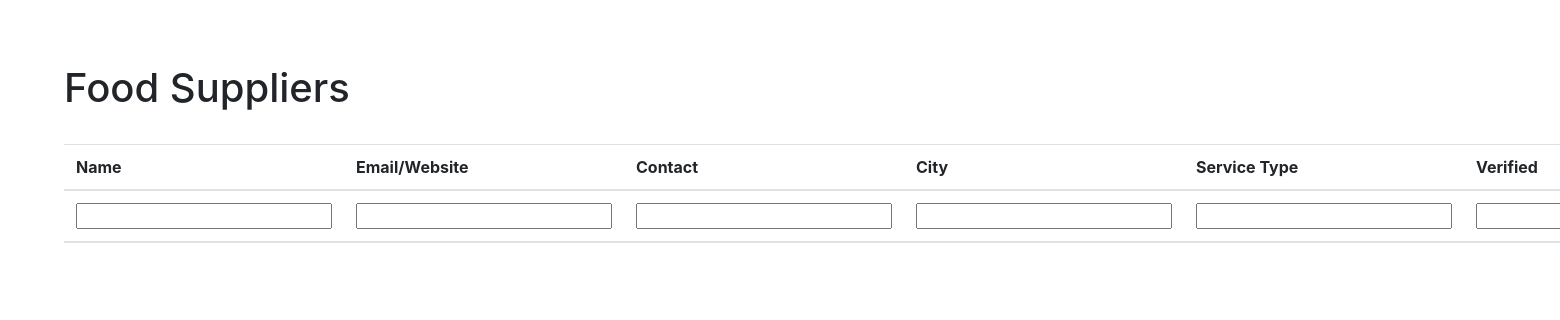
/tables, run on an earlier commit of the app's database.
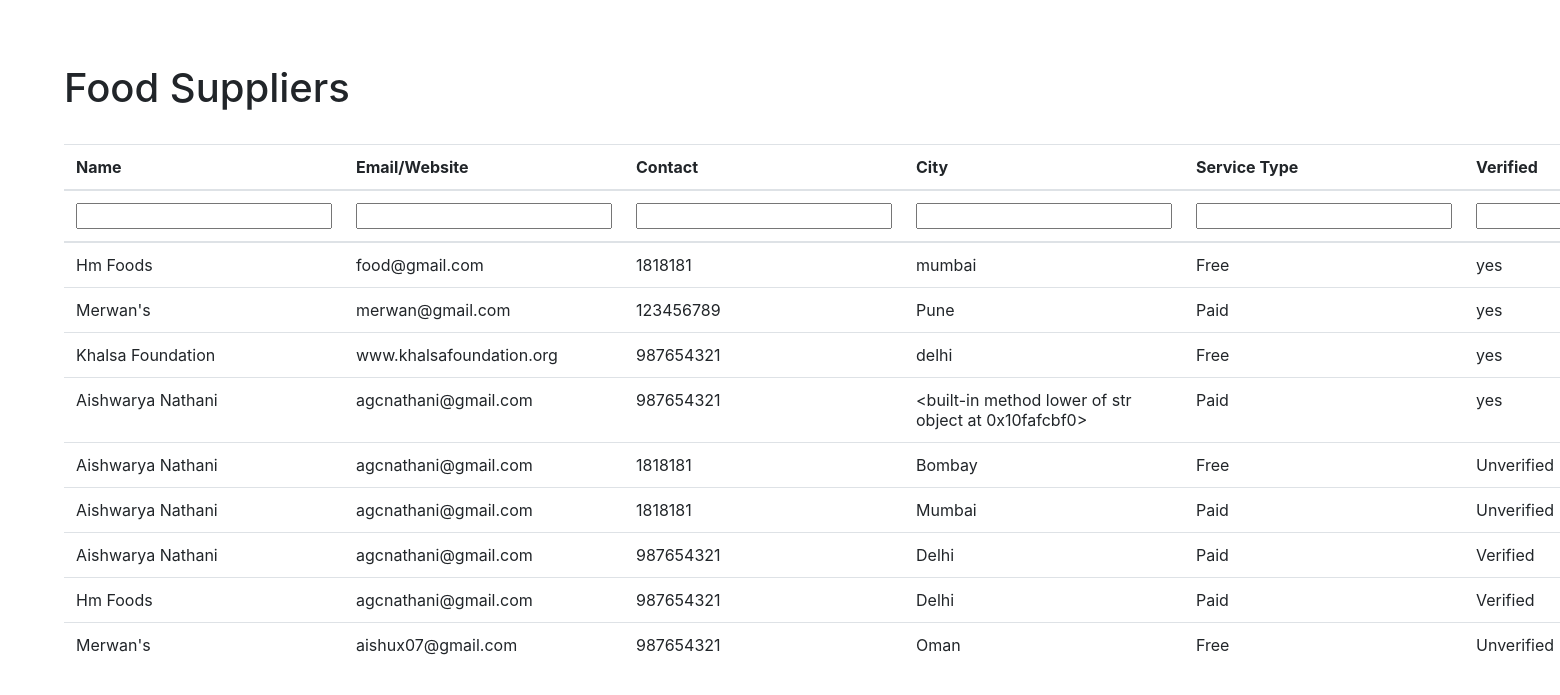
And on a later commit of the database.
### srotApp/models.py (models this page shows, shortened)
class Food(models.Model):
    food_supplier_name = models.CharField(max_length=100)
    food_supplier_email = models.CharField(max_length=100)
    food_supplier_contact = models.CharField(max_length=100)
    food_supplier_city = models.CharField(max_length=100)
    food_supplier_address = models.CharField(max_length=500)
    food_supplier_service = models.CharField(max_length=100)
    food_supplier_verify = models.CharField(max_length=100)
    food_supplier_details = models.CharField(max_length=500)

### srotApp/views.py (the view)
# urls.py: path('tables',views.tables,name="tables"),
def tables(request):
    all_food = Food.objects.all()
    foodFilter = FoodFilter()
    context = {'foods':all_food}
    return render(request,'tables.html', context)

### srotApp/templates/tables.html (shortened to what this page needs)
<link rel="stylesheet" href="https://stackpath.bootstrapcdn.com/bootstrap/4.5.2/css/bootstrap.min.css">
<div class="container m-5 p-3 center">
    <h1>Food Suppliers</h1>
    <br/>
    <table id="data-table" class="table">
    <thead>
      <tr>
        <th scope="col">Name</th>
        <th scope="col">Email/Website</th>
        <th scope="col">Contact</th>
        <th scope="col">City</th>
        <th scope="col">Service Type</th>
        <th scope="col">Verified</th>
      </tr>
    </thead>
     <thead>
      <tr>
        <th scope="col">
          <input type="text" class="search" onkeyup="filter(this)"/>
        </th>
       <th scope="col">
         <input type="text"class="search"onkeyup="filter(this)"/>
        </th>
        <th scope="col">
          <input type="text" class="search" onkeyup="filter(this)"/>
        </th>
        <th scope="col">
          <input type="text" class="search" onkeyup="filter(this)"/>
        </th>
        <th scope="col">
          <input type="text" class="search" onkeyup="filter(this)"/>
        </th>
        <th scope="col">
          <input type="text" class="search" onkeyup="filter(this)"/>
        </th>
      </tr>
    </thead>
    <tbody>
    {% for food in foods %}
      <tr>
        <td>{{ food.food_supplier_name }}</td>
        <td>{{ food.food_supplier_email }}</td>
        <td>{{ food.food_supplier_contact }}</td>
        <td>{{ food.food_supplier_city }}</td>
        <td>{{ food.food_supplier_service }}</td>
        <td>{{ food.food_supplier_verify }}</td>
      </tr>
    {% endfor %}
    </tbody>
  </table>
</div>

What changed in the data, as far as the page shows it:
added Food: food_supplier_name "Hm Foods", food_supplier_email "food@gmail.com", food_supplier_contact "1818181", food_supplier_city "mumbai", food_supplier_service "Free", food_supplier_verify "yes"
added Food: food_supplier_name "Merwan's", food_supplier_email "merwan@gmail.com", food_supplier_contact "123456789", food_supplier_city "Pune", food_supplier_service "Paid", food_supplier_verify "yes"
added Food: food_supplier_name "Khalsa Foundation", food_supplier_email "www.khalsafoundation.org", food_supplier_contact "987654321", food_supplier_city "delhi", food_supplier_service "Free", food_supplier_verify "yes"
added Food: food_supplier_name "Aishwarya Nathani", food_supplier_email "agcnathani@gmail.com", food_supplier_contact "987654321", food_supplier_city "<built-in method lower of str object at 0x10fafcbf0>", food_supplier_service "Paid", food_supplier_verify "yes"
added Food: food_supplier_name "Aishwarya Nathani", food_supplier_email "agcnathani@gmail.com", food_supplier_contact "1818181", food_supplier_city "Bombay", food_supplier_service "Free", food_supplier_verify "Unverified"
added Food: food_supplier_name "Aishwarya Nathani", food_supplier_email "agcnathani@gmail.com", food_supplier_contact "1818181", food_supplier_city "Mumbai", food_supplier_service "Paid", food_supplier_verify "Unverified"
added Food: food_supplier_name "Aishwarya Nathani", food_supplier_email "agcnathani@gmail.com", food_supplier_contact "987654321", food_supplier_city "Delhi", food_supplier_service "Paid", food_supplier_verify "Verified"
added Food: food_supplier_name "Hm Foods", food_supplier_email "agcnathani@gmail.com", food_supplier_contact "987654321", food_supplier_city "Delhi", food_supplier_service "Paid", food_supplier_verify "Verified"
added Food: food_supplier_name "Merwan's", food_supplier_email "aishux07@gmail.com", food_supplier_contact "987654321", food_supplier_city "Oman", food_supplier_service "Free", food_supplier_verify "Unverified"
